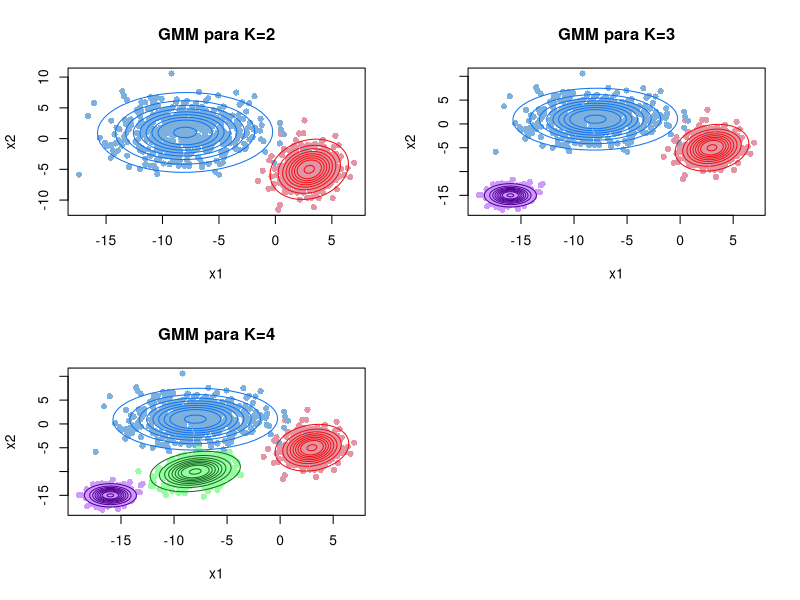

Reproduce this figure in R.
library(MASS)

set.seed(2022)
n<-500
#Matrices de Varianzas y Covarianzas
Sigma_1<-matrix(c(2,0.5,0.5,4),2,2)
Sigma_2<-matrix(c(10,0.15,0.15,7),2,2)
Sigma_3<-matrix(c(1,0,0,1),2,2) 
Sigma_4<-matrix(c(3,0.7,0.7,3),2,2)     
#Vectores de medias
mu_1<-c(3,-5)
mu_2<-c(-8,1)
mu_3<-c(-16,-15)
mu_4<-c(-8,-10)


comp_1<-as.data.frame(mvrnorm(n,mu=mu_1,Sigma = Sigma_1))
comp_1<-cbind(comp_1,componente=factor(rep(1,n)))
names(comp_1)<-c("x1","x2","Componente")
comp_2<-as.data.frame(mvrnorm(n,mu=mu_2,Sigma = Sigma_2))
comp_2<-cbind(comp_2,componente=factor(rep(2,n)))
names(comp_2)<-c("x1","x2","Componente")
comp_3<-as.data.frame(mvrnorm(n,mu=mu_3,Sigma = Sigma_3))
comp_3<-cbind(comp_3,componente=factor(rep(3,n)))
names(comp_3)<-c("x1","x2","Componente")
comp_4<-as.data.frame(mvrnorm(n,mu=mu_4,Sigma = Sigma_4))
comp_4<-cbind(comp_4,componente=factor(rep(4,n)))
names(comp_4)<-c("x1","x2","Componente")
muestrax<-rbind(comp_1,comp_2,comp_3,comp_4)
datos<-as.data.frame(muestrax)
names(datos)<-c("x1","x2","Componente")

colorPuntos<-c("#E495A5","#7DB0DD","#D099FF","#93FF9F")
colorElipses<-c("#F21010","#1074F2","#500192","#1C6A24")
confelli <- function(b, C, df, level = 0.95, xlab = "",
                     ylab = "", add=T, prec=51,color1="black")
{
  d <- sqrt(diag(C))
  dfvec <- c(2, df)
  phase <- acos(C[1, 2]/(d[1] * d[2]))
  angles <- seq( - (pi), pi, len = prec)
  mult <- sqrt(dfvec[1] * qf(level, dfvec[1], dfvec[2]))
  xpts <- b[1] + d[1] * mult * cos(angles)
  ypts <- b[2] + d[2] * mult * cos(angles + phase)
  if(add) lines(xpts, ypts,col=color1)
  else plot(xpts, ypts, type = "l", xlab = xlab, ylab = ylab,col=color1)
  a<-round(runif(1,1,51))
  #text(xpts[a], ypts[a],paste(level),adj=c(0.5,0.5),font=2,cex=0.7)
}
niveles<-c(0,0.1,0.2,0.3,0.4,0.5,0.6,0.7,0.9)
par(mfrow=c(2,2))
plot(datos[1:(2*n),]$x1,datos[1:(2*n),]$x2,pch=16,col=colorPuntos[datos[1:(2*n),]$Componente],xlab = "x1",ylab="x2",main="GMM para K=2")
for (i in 1:9){
  confelli(mu_1,Sigma_1,df=n-2,level = 0.95-niveles[i],color1 =colorElipses[1] )
  confelli(mu_2,Sigma_2,df=n-2,level = 0.95-niveles[i],color1 = colorElipses[2] )
}
plot(datos[1:(3*n),]$x1,datos[1:(3*n),]$x2,pch=16,col=colorPuntos[datos[1:(3*n),]$Componente],xlab = "x1",ylab="x2",main="GMM para K=3")
for (i in 1:9){
  confelli(mu_1,Sigma_1,df=n-2,level = 0.95-niveles[i],color1 =colorElipses[1] )
  confelli(mu_2,Sigma_2,df=n-2,level = 0.95-niveles[i],color1 = colorElipses[2] )
  confelli(mu_3,Sigma_3,df=n-2,level = 0.95-niveles[i],color1 = colorElipses[3] )
}
plot(datos[1:(4*n),]$x1,datos[1:((4*n)),]$x2,pch=16,col=colorPuntos[datos[1:(4*n),]$Componente],xlab = "x1",ylab="x2",main="GMM para K=4")
for (i in 1:9){
  confelli(mu_1,Sigma_1,df=n-2,level = 0.95-niveles[i],color1 =colorElipses[1] )
  confelli(mu_2,Sigma_2,df=n-2,level = 0.95-niveles[i],color1 = colorElipses[2] )
  confelli(mu_3,Sigma_3,df=n-2,level = 0.95-niveles[i],color1 = colorElipses[3] )
  confelli(mu_4,Sigma_4,df=n-2,level = 0.95-niveles[i],color1 = colorElipses[4] )
}
